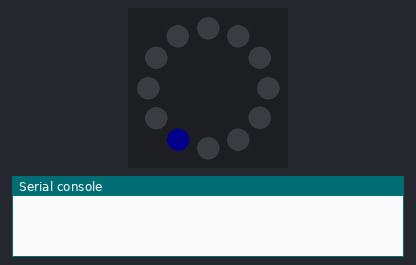
Bench run of a program on a simulated MicroPython board. Parts: 12 RGB LEDs in a ring, first at the top, clockwise, the last lines printed to the serial console. Dim RGB values are drawn brighter than linear.

Above: at 1.1 s.
At 1.7 s:
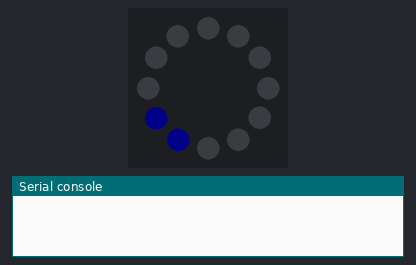
At 2.9 s:
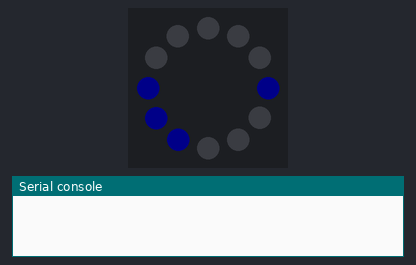
At 4.7 s:
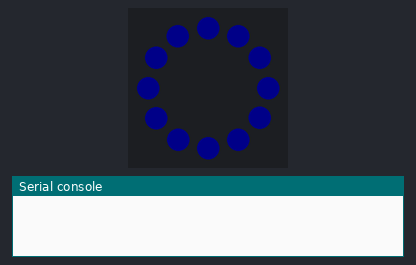
At 5.3 s:
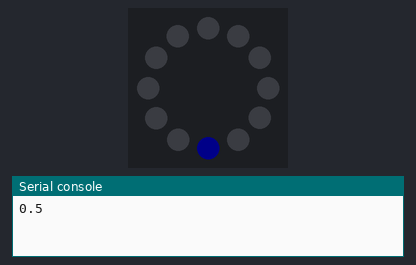
At 39.9 s:
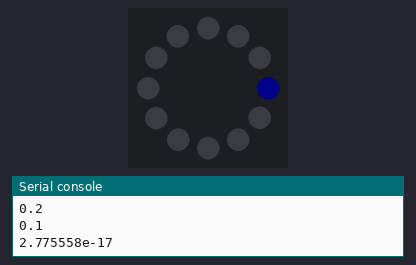

The program:

Day8i.py
```python
'''
Attempt 1 of 2 - Atlantis Stargate
'''

from machine import Pin, ADC
from neopixel import NeoPixel
import time
import random

# Set up pin for ring LED
ring = NeoPixel(Pin(2), 12)

# set all LEDs on ring to off
ring.fill((0,0,0))
ring.write()
time.sleep(1)

leds = list(range(12))
new_leds = leds[6:] + leds[:6]
setting = 0, 0, 10
sleep = 0.6

glyphs = [7, 8, 9, 3, 4, 5]
for glyph in glyphs:
    ring[glyph] = setting
    ring.write()
    time.sleep(sleep)

glyphs2 = [0, 1, 2, 6, 10, 11]
for glyph in glyphs2:
    ring[glyph] = setting
    ring.write()

time.sleep(sleep)
ring.fill((0, 0, 0))

# Stargate
while True:
    if sleep > 0.1:
        sleep -= 0.1
        print(sleep)
    else:
        sleep = 0.1

    for led in new_leds:
        ring[led] = (setting)
        ring.write() # Send the data to the ring
        time.sleep(sleep)
        ring.fill((0,0,0))
```

Measured:
- what the display in image 0 shows lasts 0.6 s, from 1.0 s to 1.6 s
- what the display in image 4 shows lasts 0.5 s, from 5.2 s to 5.7 s
